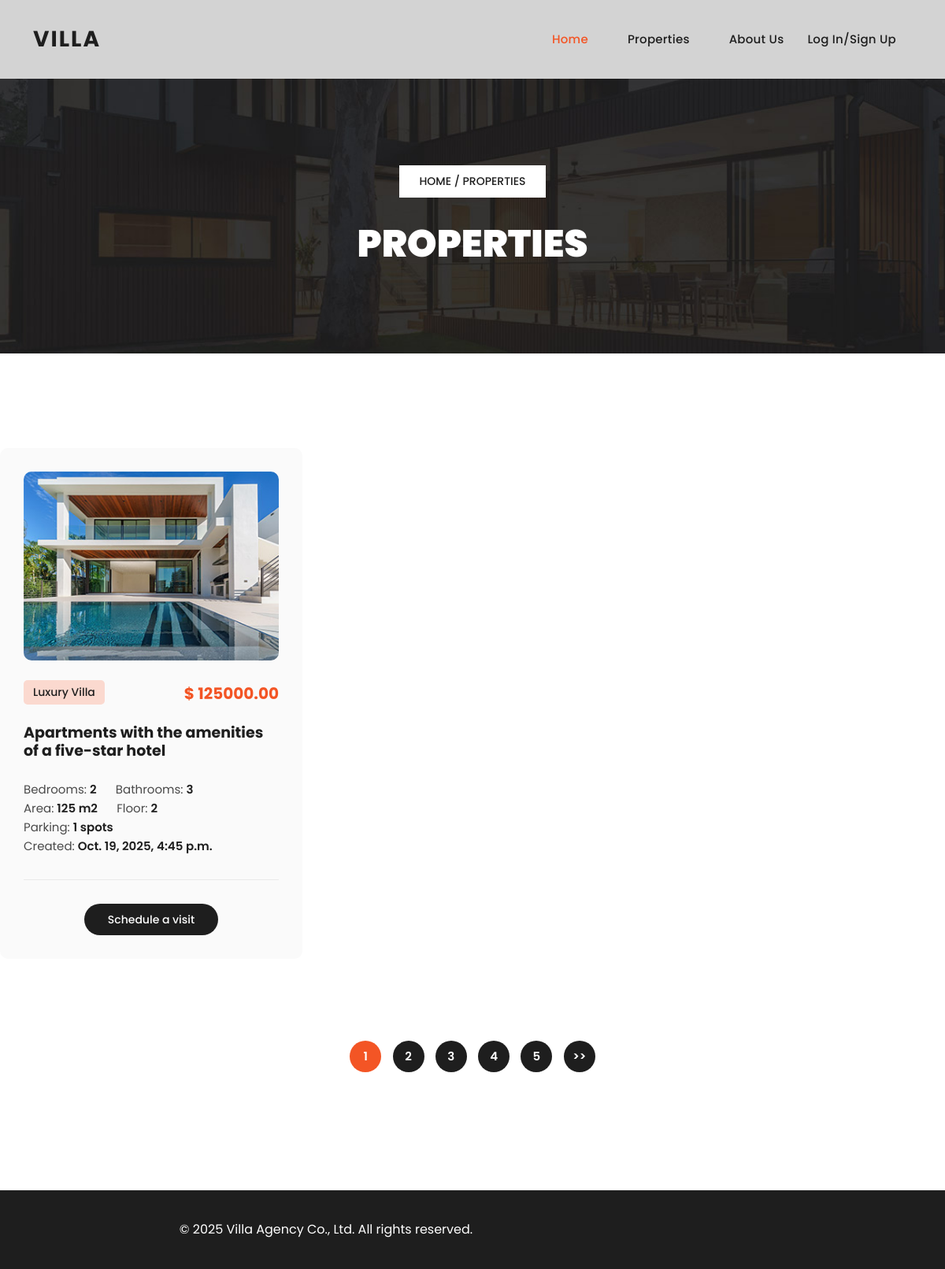
Page /all-properties/ on the committed database.
### properties/models.py (models this page shows, shortened)
class Property(models.Model):
    title = models.CharField(max_length=200)
    category = models.CharField(max_length=200)
    description = models.TextField(null=True, blank=True)
    price = models.DecimalField(max_digits=12, decimal_places=2)
    image = models.ImageField(null=True, blank=True, upload_to='properties/%Y/%m/%d/', default='default.jpg')
    bedrooms = models.PositiveIntegerField(null=True, blank=True)
    bathrooms = models.PositiveIntegerField(null=True, blank=True)
    area = models.CharField(max_length=50, null=True, blank=True)
    floor = models.PositiveIntegerField(null=True, blank=True)
    parking = models.PositiveIntegerField(null=True, blank=True)
    created = models.DateTimeField(auto_now_add=True)

### properties/views.py (the view)
# urls.py: path('all-properties/', views.all_properties, name='all_properties'),
def all_properties(request):
    pr = Property.objects.all()
    page = request.GET.get('page')
    results = 1
    paginator = Paginator(pr, results)
    try:
        pr = paginator.page(page)
    except PageNotAnInteger:
        page = 1
        pr = paginator.page(page)
    except EmptyPage:
        page = paginator.num_pages
        pr = paginator.page(page)
    left_index = int(page) - 4
    if left_index < 1:
        left_index = 1
    right_index = int(page) + 5
    if right_index > paginator.num_pages:
        right_index = paginator.num_pages + 1
    custom_range = range(left_index, right_index)
    context = {
        'properties': pr,
        "paginator": paginator,
        "custom_range": custom_range
    }
    return render(request, 'properties/all_properties.html', context)

### properties/templates/properties/all_properties.html (shortened to what this page needs)
{% extends 'properties/base.html'%}
{% block content %}
  <div class="page-heading header-text">
    <div class="container">
      <div class="row">
        <div class="col-lg-12">
          <span class="breadcrumb"><a href="{% url 'index' %}">Home</a> / Properties</span>
          <h3>Properties</h3>
        </div>
      </div>
    </div>
  </div>
  <div class="section properties">
    <div class="row">
      {% for property in properties %}
        <div class="col-lg-4 col-md-6 mb-4">
          <div class="item">
            <a href="{% url 'details_property' property.id %}">
              <img src="{{ property.image.url }}" alt="" class="img-fluid">
            </a>
            <span class="category">{{ property.category }}</span>
            <h6>$ {{ property.price }}</h6>
            <h4><a href="{% url 'details_property' property.id %}">{{ property.title }}</a></h4>
            <ul>
              <li>Bedrooms: <span>{{ property.bedrooms }}</span></li>
              <li>Bathrooms: <span>{{ property.bathrooms }}</span></li>
              <li>Area: <span>{{ property.area }} m2</span></li>
              <li>Floor: <span>{{ property.floor }}</span></li>
              <li>Parking: <span>{{ property.parking }} spots</span></li>
              <li>Created: <span>{{ property.created }}</span></li>
            </ul>
            <div class="main-button">
              <a href="{% url 'details_property' property.id %}">Schedule a visit</a>
            </div>
          </div>
        </div>
      {% endfor %}
    </div>
 {% if properties.has_other_pages %}
      <div class="row">
        <div class="col-lg-12">
          <ul class="pagination">
      {% for page in custom_range %}
              {% if page == properties.number %}
      <li><a href="?page={{ page }}" class="is_active">{{ page }}</a></li>
              {% else %}
      <li><a href="?page={{ page }}">{{ page }}</a></li>
              {% endif %}
      {% endfor %}
       {% if properties.has_next %}
          <li><a href="?page={{ properties.next_page_number }}">&gt&gt</a></li>
       {% endif %}
          </ul>
        </div>
      </div>
 {% endif %}
    </div>
{% endblock %}

### properties/static/css/templatemo-villa-agency.css (style rules this page uses)
html, body, div, span, applet, object, iframe, h1, h2, h3, h4, h5, h6, p, blockquote, div pre, a, abbr, acronym, address, big, cite, code, del, dfn, em, font, img, ins, kbd, q, s, samp, small, strike, strong, sub, sup, tt, var, b, u, i, center, dl, dt, dd, ol, ul, li, figure, header, nav, section, article, aside, footer, figcaption { margin: 0; padding: 0; border: 0; outline: 0; }
ul, li { padding: 0; margin: 0; list-style: none; }
* { box-sizing: border-box; }
html, body { font-family: 'Poppins', sans-serif; -ms-text-size-adjust: 100%; -webkit-font-smoothing: antialiased; -moz-osx-font-smoothing: grayscale; }
a { text-decoration: none !important; }
h1, h2, h3, h4, h5, h6 { color: #1e1e1e; margin-top: 0px; margin-bottom: 0px; font-weight: 700; }
ul { margin-bottom: 0px; }
img { width: 100%; overflow: hidden; }
html, body { font-family: 'Poppins', sans-serif; }
.section { margin-top: 120px; }
.main-button a { display: inline-block; background-color: #1e1e1e; color: #fff; font-size: 14px; font-weight: 500; height: 40px; line-height: 40px; padding: 0px 30px; border-radius: 25px; transition: all .3s; }
.properties .item { background-color: #fafafa; border-radius: 10px; padding: 30px; margin-bottom: 30px; }
.properties .item img { border-radius: 10px; }
.properties .item span.category { background-color: #fbd9cf; font-weight: 500; border-radius: 5px; font-size: 14px; color: #1e1e1e; padding: 5px 12px; display: inline-block; margin-top: 25px; }
.properties .item h4 { font-size: 19px; margin: 25px 0px; }
.properties .item h4 a { color: #1e1e1e; }
.properties .item ul li { display: inline-block; font-size: 15px; color: #4a4a4a; margin-right: 20px; }
.properties .item ul li span { font-weight: 600; color: #1e1e1e; }
.properties .item ul { border-bottom: 1px solid #eaeaea; margin-bottom: 30px; padding-bottom: 30px; }
.properties .item h6 { font-size: 20px; color: #f35525; margin-top: 6px; display: inline-block; float: right; margin-top: 30px; }
.properties .item .main-button { text-align: center; }
.page-heading { background-image: url(../images/page-heading-bg.jpg); background-position: center bottom; background-repeat: no-repeat; background-size: cover; padding: 110px 0px; text-align: center; }
.page-heading span { background-color: #fff; color: #1e1e1e; font-size: 14px; font-weight: 500; text-transform: uppercase; padding: 10px 25px; display: inline-block; margin-bottom: 30px; }
.page-heading span a { color: #1e1e1e; }
.page-heading h3 { font-size: 48px; font-weight: 900; text-transform: uppercase; color: #fff; }
.properties ul.pagination { margin-top: 50px; text-align: center; width: 100%; display: inline-block; }
.properties ul.pagination li { display: inline-block; margin: 0px 5px; }
.properties ul.pagination li a { display: inline-block; width: 40px; height: 40px; line-height: 40px; text-align: center; background-color: #1e1e1e; color: #fff; font-size: 15px; font-weight: 600; border-radius: 50%; transition: all .3s; }
.properties ul.pagination li a:hover, .properties ul.pagination li a.is_active { background-color: #f35525; color: #fff; }
body { overflow-x: hidden; }

### rows in the picture
Property: image (picture), category "Luxury Villa", price "125000.00", title "Apartments with the amenities of a five-star hotel", bedrooms "2", bathrooms "3", area "125", floor "2", parking "1", created "Oct. 19, 2025, 4:45 p.m."

### other values in the picture
{{ page }} "1"
{{ page }} "2" "3" "4" "5"
